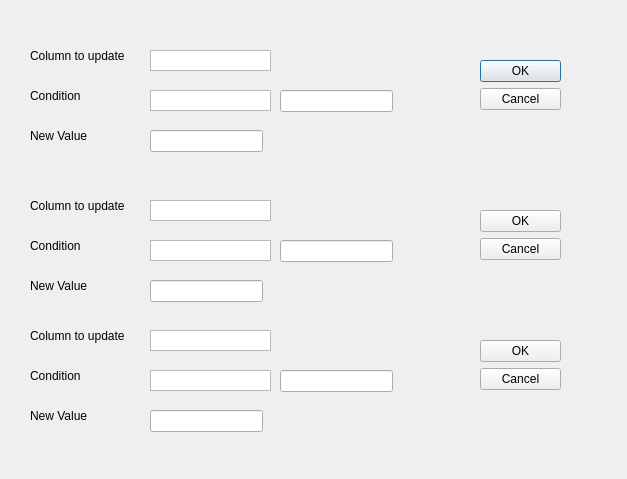
<?xml version="1.0" encoding="UTF-8"?>
<ui version="4.0">
 <class>Replace</class>
 <widget class="QDialog" name="Replace">
  <property name="geometry">
   <rect>
    <x>0</x>
    <y>0</y>
    <width>627</width>
    <height>479</height>
   </rect>
  </property>
  <property name="windowTitle">
   <string>Dialog</string>
  </property>
  <widget class="QDialogButtonBox" name="buttonBox">
   <property name="geometry">
    <rect>
     <x>480</x>
     <y>60</y>
     <width>81</width>
     <height>81</height>
    </rect>
   </property>
   <property name="orientation">
    <enum>Qt::Vertical</enum>
   </property>
   <property name="standardButtons">
    <set>QDialogButtonBox::Cancel|QDialogButtonBox::Ok</set>
   </property>
  </widget>
  <widget class="QLabel" name="label">
   <property name="geometry">
    <rect>
     <x>30</x>
     <y>40</y>
     <width>101</width>
     <height>31</height>
    </rect>
   </property>
   <property name="text">
    <string>Column to update</string>
   </property>
  </widget>
  <widget class="QLabel" name="label_2">
   <property name="geometry">
    <rect>
     <x>30</x>
     <y>80</y>
     <width>101</width>
     <height>31</height>
    </rect>
   </property>
   <property name="text">
    <string>Condition</string>
   </property>
  </widget>
  <widget class="QListView" name="listView">
   <property name="geometry">
    <rect>
     <x>150</x>
     <y>50</y>
     <width>121</width>
     <height>21</height>
    </rect>
   </property>
  </widget>
  <widget class="QListView" name="listView_2">
   <property name="geometry">
    <rect>
     <x>150</x>
     <y>90</y>
     <width>121</width>
     <height>21</height>
    </rect>
   </property>
  </widget>
  <widget class="QLabel" name="label_3">
   <property name="geometry">
    <rect>
     <x>30</x>
     <y>120</y>
     <width>101</width>
     <height>31</height>
    </rect>
   </property>
   <property name="text">
    <string>New Value</string>
   </property>
  </widget>
  <widget class="QLineEdit" name="lineEdit">
   <property name="geometry">
    <rect>
     <x>150</x>
     <y>130</y>
     <width>113</width>
     <height>22</height>
    </rect>
   </property>
  </widget>
  <widget class="QLineEdit" name="lineEdit_2">
   <property name="geometry">
    <rect>
     <x>280</x>
     <y>90</y>
     <width>113</width>
     <height>22</height>
    </rect>
   </property>
  </widget>
  <widget class="QLineEdit" name="lineEdit_3">
   <property name="geometry">
    <rect>
     <x>280</x>
     <y>240</y>
     <width>113</width>
     <height>22</height>
    </rect>
   </property>
  </widget>
  <widget class="QListView" name="listView_3">
   <property name="geometry">
    <rect>
     <x>150</x>
     <y>200</y>
     <width>121</width>
     <height>21</height>
    </rect>
   </property>
  </widget>
  <widget class="QDialogButtonBox" name="buttonBox_2">
   <property name="geometry">
    <rect>
     <x>480</x>
     <y>210</y>
     <width>81</width>
     <height>81</height>
    </rect>
   </property>
   <property name="orientation">
    <enum>Qt::Vertical</enum>
   </property>
   <property name="standardButtons">
    <set>QDialogButtonBox::Cancel|QDialogButtonBox::Ok</set>
   </property>
  </widget>
  <widget class="QLabel" name="label_4">
   <property name="geometry">
    <rect>
     <x>30</x>
     <y>230</y>
     <width>101</width>
     <height>31</height>
    </rect>
   </property>
   <property name="text">
    <string>Condition</string>
   </property>
  </widget>
  <widget class="QLabel" name="label_5">
   <property name="geometry">
    <rect>
     <x>30</x>
     <y>270</y>
     <width>101</width>
     <height>31</height>
    </rect>
   </property>
   <property name="text">
    <string>New Value</string>
   </property>
  </widget>
  <widget class="QLineEdit" name="lineEdit_4">
   <property name="geometry">
    <rect>
     <x>150</x>
     <y>280</y>
     <width>113</width>
     <height>22</height>
    </rect>
   </property>
  </widget>
  <widget class="QListView" name="listView_4">
   <property name="geometry">
    <rect>
     <x>150</x>
     <y>240</y>
     <width>121</width>
     <height>21</height>
    </rect>
   </property>
  </widget>
  <widget class="QLabel" name="label_6">
   <property name="geometry">
    <rect>
     <x>30</x>
     <y>190</y>
     <width>101</width>
     <height>31</height>
    </rect>
   </property>
   <property name="text">
    <string>Column to update</string>
   </property>
  </widget>
  <widget class="QLabel" name="label_7">
   <property name="geometry">
    <rect>
     <x>30</x>
     <y>360</y>
     <width>101</width>
     <height>31</height>
    </rect>
   </property>
   <property name="text">
    <string>Condition</string>
   </property>
  </widget>
  <widget class="QLabel" name="label_8">
   <property name="geometry">
    <rect>
     <x>30</x>
     <y>320</y>
     <width>101</width>
     <height>31</height>
    </rect>
   </property>
   <property name="text">
    <string>Column to update</string>
   </property>
  </widget>
  <widget class="QListView" name="listView_5">
   <property name="geometry">
    <rect>
     <x>150</x>
     <y>330</y>
     <width>121</width>
     <height>21</height>
    </rect>
   </property>
  </widget>
  <widget class="QDialogButtonBox" name="buttonBox_3">
   <property name="geometry">
    <rect>
     <x>480</x>
     <y>340</y>
     <width>81</width>
     <height>81</height>
    </rect>
   </property>
   <property name="orientation">
    <enum>Qt::Vertical</enum>
   </property>
   <property name="standardButtons">
    <set>QDialogButtonBox::Cancel|QDialogButtonBox::Ok</set>
   </property>
  </widget>
  <widget class="QLabel" name="label_9">
   <property name="geometry">
    <rect>
     <x>30</x>
     <y>400</y>
     <width>101</width>
     <height>31</height>
    </rect>
   </property>
   <property name="text">
    <string>New Value</string>
   </property>
  </widget>
  <widget class="QLineEdit" name="lineEdit_5">
   <property name="geometry">
    <rect>
     <x>280</x>
     <y>370</y>
     <width>113</width>
     <height>22</height>
    </rect>
   </property>
  </widget>
  <widget class="QListView" name="listView_6">
   <property name="geometry">
    <rect>
     <x>150</x>
     <y>370</y>
     <width>121</width>
     <height>21</height>
    </rect>
   </property>
  </widget>
  <widget class="QLineEdit" name="lineEdit_6">
   <property name="geometry">
    <rect>
     <x>150</x>
     <y>410</y>
     <width>113</width>
     <height>22</height>
    </rect>
   </property>
   <property name="text">
    <string/>
   </property>
  </widget>
 </widget>
 <resources/>
 <connections>
  <connection>
   <sender>buttonBox</sender>
   <signal>accepted()</signal>
   <receiver>Replace</receiver>
   <slot>accept()</slot>
   <hints>
    <hint type="sourcelabel">
     <x>248</x>
     <y>254</y>
    </hint>
    <hint type="destinationlabel">
     <x>157</x>
     <y>274</y>
    </hint>
   </hints>
  </connection>
  <connection>
   <sender>buttonBox</sender>
   <signal>rejected()</signal>
   <receiver>Replace</receiver>
   <slot>reject()</slot>
   <hints>
    <hint type="sourcelabel">
     <x>316</x>
     <y>260</y>
    </hint>
    <hint type="destinationlabel">
     <x>286</x>
     <y>274</y>
    </hint>
   </hints>
  </connection>
 </connections>
</ui>
